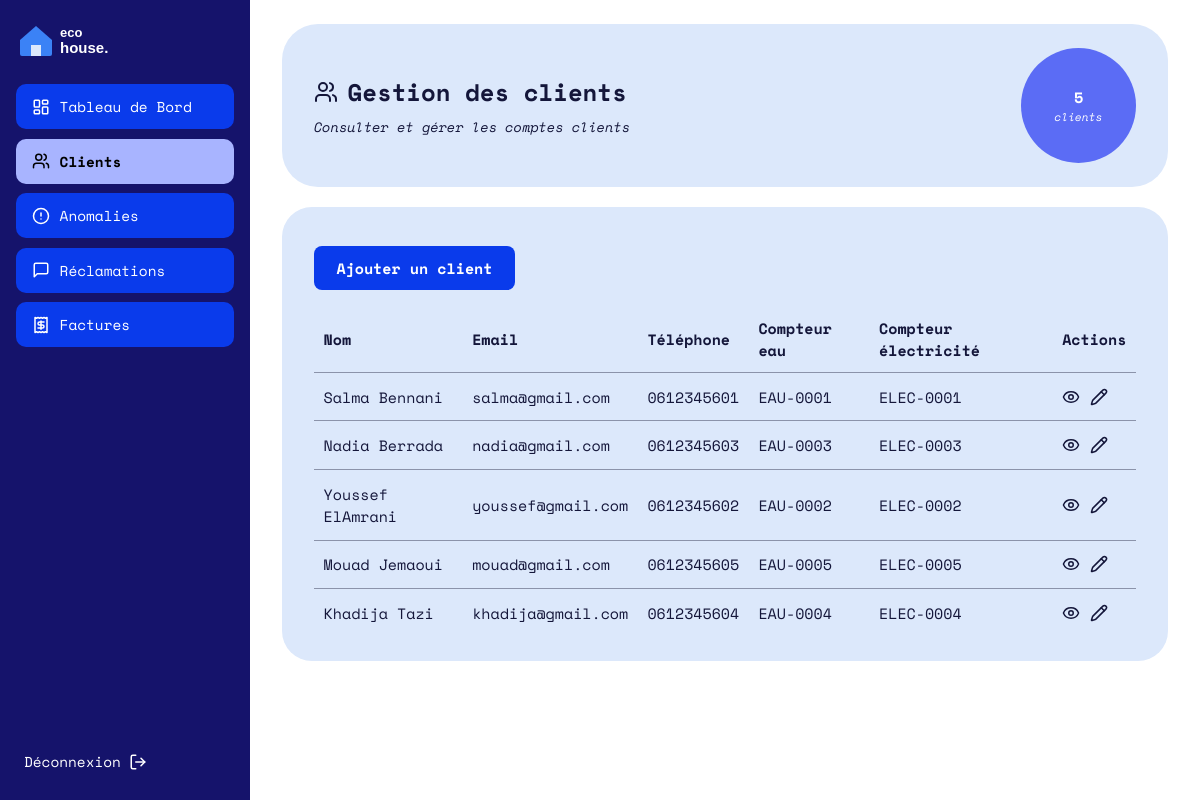
Page /Client/all (signed in) on the committed database.
### tables this page shows
CREATE TABLE `client` (
  `id` int(11) NOT NULL,
  `nom` varchar(100) NOT NULL,
  `prenom` varchar(100) NOT NULL,
  `adresse` varchar(255) DEFAULT NULL,
  `telephone` varchar(20) DEFAULT NULL,
  `email` varchar(150) NOT NULL,
  `mot_de_passe` varchar(255) NOT NULL,
  `num_compteur_eau` varchar(50) DEFAULT NULL,
  `num_compteur_elec` varchar(50) DEFAULT NULL,
  `index_initial_eau` decimal(10,2) NOT NULL DEFAULT 0.00,
  `index_initial_elec` decimal(10,2) NOT NULL DEFAULT 0.00,
  `date_creation` datetime DEFAULT current_timestamp()
);

### Traitement/Client.php (called while the page is built, shortened)
<?php
function clientAll(): void
{
    afficherVue('client/index.php', [
        'titre'   => 'Gestion des clients',
        'clients' => bdClientAll(),
        'total'   => bdClientCount(),
    ]);
}

### index.php (called while the page is built, shortened)
<?php
require_once __DIR__ . '/Traitement/Auth.php';
$url      = trim((string) ($_GET['url'] ?? ''), '/');
$segments = $url === '' ? ['Auth', 'login'] : explode('/', $url);
$entite = ucfirst(strtolower($segments[0]));
$action = strtolower($segments[1] ?? '');
$fonction = (PREFIXES[$entite] ?? strtolower($entite)) . ucfirst($action);
$args = [];
$fonction(...$args);

### BD/Clients.php (called while the page is built, shortened)
<?php
function bdClientAll(): array
{
    $sql = 'SELECT id, nom, prenom, adresse, telephone, email,
                   num_compteur_eau, num_compteur_elec,
                   index_initial_eau, index_initial_elec, date_creation
            FROM client
            ORDER BY nom, prenom';
    return getConnexion()->query($sql)->fetchAll();
}

### IHM/client/index.php (the view)
<?php
$e = fn($valeur) => htmlspecialchars((string) $valeur, ENT_QUOTES, 'UTF-8');
?>
<header class="carte carte-titre">
  <div>
    <h1><i data-lucide="users"></i> Gestion des clients</h1>
    <p class="sous-titre">Consulter et gérer les comptes clients</p>
  </div>
  <div class="cercle">
    <?= (int) $total ?>
    <small>clients</small>
  </div>
</header>
<section class="carte">
  <p><a class="btn-principal" href="<?= BASE_URL ?>Client/add">Ajouter un client</a></p>
  <?php if (!$clients): ?>
    <p>Aucun client enregistré.</p>
  <?php else: ?>
    <div class="scroll-x">
      <table class="tableau">
        <thead>
          <tr>
            <th>Nom</th><th>Email</th><th>Téléphone</th><th>Compteur eau</th><th>Compteur électricité</th><th>Actions</th>
          </tr>
        </thead>
        <tbody>
          <?php foreach ($clients as $client): ?>
            <tr>
              <td><?= $e($client['prenom'] . ' ' . $client['nom']) ?></td>
              <td><?= $e($client['email']) ?></td>
              <td><?= $e($client['telephone'] ?: '—') ?></td>
              <td><?= $e($client['num_compteur_eau'] ?: '—') ?></td>
              <td><?= $e($client['num_compteur_elec'] ?: '—') ?></td>
              <td>
                <div class="actions">
                  <a href="<?= BASE_URL ?>Client/one/<?= (int) $client['id'] ?>" title="Voir le client"><i data-lucide="eye"></i></a>
                  <a href="<?= BASE_URL ?>Client/update/<?= (int) $client['id'] ?>" title="Modifier le client"><i data-lucide="pencil"></i></a>
                </div>
              </td>
            </tr>
          <?php endforeach; ?>
        </tbody>
      </table>
    </div>
  <?php endif; ?>
</section>

### assets/css/style.css (style rules this page uses)
:root { --marine:#15136B; --bleu:#0A3BEB; --bleu-clair:#A8B4FF; --carte:#DCE8FB; --cercle:#5B6CF5; --bordure:#D5DBE8; --filet:#8B93AA; --texte:#14163A; }
* { box-sizing:border-box }
body { margin:0;font-family:"Space Mono",ui-monospace,Consolas,monospace;color:var(--texte);background:#fff;font-size:15px }
h1,h2,h3 { margin:0;font-weight:700 }
a { color:var(--bleu) }
.carte { background:var(--carte);border-radius:30px;padding:1.5rem 2rem;margin-bottom:1.25rem }
.carte-titre { border-radius:36px;display:flex;align-items:center;justify-content:space-between;gap:1rem }
.carte-titre h1 { font-size:1.5rem;display:flex;align-items:center;gap:.6rem }
.sous-titre { margin:.4rem 0 0;font-style:italic;font-size:.85rem }
.cercle { width:115px;height:115px;border-radius:50%;background:var(--cercle);color:#fff;display:flex;flex-direction:column;align-items:center;justify-content:center;text-align:center;font-weight:700;flex-shrink:0 }
.cercle small { font-weight:400;font-style:italic;font-size:.7rem }
.btn-principal { display:inline-block;background:var(--bleu);color:#fff;font:inherit;font-weight:700;border:0;border-radius:8px;padding:.7rem 1.4rem;cursor:pointer;text-decoration:none }
.tableau { width:100%;border-collapse:collapse }
.tableau th { text-align:left;font-weight:700;padding:.7rem .6rem;border-bottom:1px solid var(--filet) }
.tableau td { padding:.8rem .6rem;border-bottom:1px solid var(--filet) }
.tableau tr:last-child td { border-bottom:0 }
.tableau .actions { display:flex;gap:.6rem;align-items:center }
.tableau .actions a,.tableau .actions button { color:var(--texte);background:none;border:0;padding:0;cursor:pointer;display:inline-flex }
.tableau svg { width:18px;height:18px }
.scroll-x { overflow-x:auto }

### rows in the picture
client: $e($client['prenom'] . ' ' . $client['nom']) "Salma Bennani", email "salma@gmail.com", telephone "0612345601", num_compteur_eau "EAU-0001", num_compteur_elec "ELEC-0001"
client: $e($client['prenom'] . ' ' . $client['nom']) "Nadia Berrada", email "nadia@gmail.com", telephone "0612345603", num_compteur_eau "EAU-0003", num_compteur_elec "ELEC-0003"
client: $e($client['prenom'] . ' ' . $client['nom']) "Youssef ElAmrani", email "youssef@gmail.com", telephone "0612345602", num_compteur_eau "EAU-0002", num_compteur_elec "ELEC-0002"
client: $e($client['prenom'] . ' ' . $client['nom']) "Mouad Jemaoui", email "mouad@gmail.com", telephone "0612345605", num_compteur_eau "EAU-0005", num_compteur_elec "ELEC-0005"
client: $e($client['prenom'] . ' ' . $client['nom']) "Khadija Tazi", email "khadija@gmail.com", telephone "0612345604", num_compteur_eau "EAU-0004", num_compteur_elec "ELEC-0004"

### other values in the picture
$libelle "Tableau de Bord"
$libelle "Clients"
$libelle "Anomalies"
$libelle "Réclamations"
$libelle "Factures"
$total "5"
